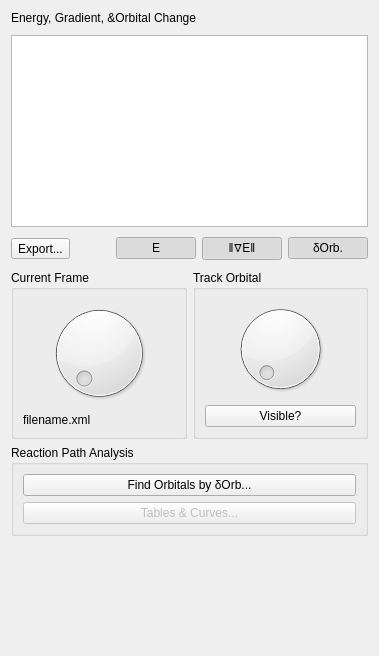
           <widget class="QWidget" name="tab_Frames">
            <property name="sizePolicy">
             <sizepolicy hsizetype="Expanding" vsizetype="Expanding">
              <horstretch>0</horstretch>
              <verstretch>0</verstretch>
             </sizepolicy>
            </property>
            <attribute name="title">
             <string>Frames</string>
            </attribute>
            <layout class="QGridLayout" name="gridLayout_7">
             <item row="0" column="0" colspan="2">
              <widget class="QLabel" name="label_17">
               <property name="sizePolicy">
                <sizepolicy hsizetype="Ignored" vsizetype="Preferred">
                 <horstretch>0</horstretch>
                 <verstretch>0</verstretch>
                </sizepolicy>
               </property>
               <property name="text">
                <string>Energy, Gradient, &amp;Orbital Change</string>
               </property>
              </widget>
             </item>
             <item row="5" column="1" rowspan="2">
              <widget class="QGroupBox" name="groupBox_3">
               <property name="sizePolicy">
                <sizepolicy hsizetype="Ignored" vsizetype="Preferred">
                 <horstretch>0</horstretch>
                 <verstretch>0</verstretch>
                </sizepolicy>
               </property>
               <property name="title">
                <string>Track Orbital</string>
               </property>
               <layout class="QVBoxLayout" name="verticalLayout_8">
                <item>
                 <widget class="QDial" name="dial_OrbitalId">
                  <property name="sizePolicy">
                   <sizepolicy hsizetype="Expanding" vsizetype="MinimumExpanding">
                    <horstretch>0</horstretch>
                    <verstretch>0</verstretch>
                   </sizepolicy>
                  </property>
                  <property name="minimumSize">
                   <size>
                    <width>0</width>
                    <height>90</height>
                   </size>
                  </property>
                 </widget>
                </item>
                <item>
                 <widget class="QPushButton" name="pushButton_ToggleTrackedOrbital">
                  <property name="sizePolicy">
                   <sizepolicy hsizetype="Expanding" vsizetype="Fixed">
                    <horstretch>0</horstretch>
                    <verstretch>0</verstretch>
                   </sizepolicy>
                  </property>
                  <property name="text">
                   <string>Visible?</string>
                  </property>
                  <property name="checkable">
                   <bool>true</bool>
                  </property>
                  <property name="checked">
                   <bool>false</bool>
                  </property>
                 </widget>
                </item>
               </layout>
              </widget>
             </item>
             <item row="5" column="0" rowspan="2">
              <widget class="QGroupBox" name="groupBox_6">
               <property name="sizePolicy">
                <sizepolicy hsizetype="Ignored" vsizetype="Preferred">
                 <horstretch>0</horstretch>
                 <verstretch>0</verstretch>
                </sizepolicy>
               </property>
               <property name="title">
                <string>Current Frame</string>
               </property>
               <layout class="QVBoxLayout" name="verticalLayout_6">
                <item>
                 <widget class="QDial" name="dial_FrameId">
                  <property name="sizePolicy">
                   <sizepolicy hsizetype="Expanding" vsizetype="MinimumExpanding">
                    <horstretch>0</horstretch>
                    <verstretch>0</verstretch>
                   </sizepolicy>
                  </property>
                  <property name="minimumSize">
                   <size>
                    <width>0</width>
                    <height>90</height>
                   </size>
                  </property>
                 </widget>
                </item>
                <item>
                 <widget class="QLabel" name="label_FrameFileName">
                  <property name="sizePolicy">
                   <sizepolicy hsizetype="Ignored" vsizetype="Preferred">
                    <horstretch>0</horstretch>
                    <verstretch>0</verstretch>
                   </sizepolicy>
                  </property>
                  <property name="text">
                   <string>filename.xml</string>
                  </property>
                 </widget>
                </item>
               </layout>
              </widget>
             </item>
             <item row="2" column="0" colspan="2">
              <widget class="QWidget" name="widget_15" native="true">
               <layout class="QGridLayout" name="gridLayout_8">
                <property name="leftMargin">
                 <number>0</number>
                </property>
                <property name="topMargin">
                 <number>4</number>
                </property>
                <property name="rightMargin">
                 <number>0</number>
                </property>
                <property name="bottomMargin">
                 <number>4</number>
                </property>
                <property name="horizontalSpacing">
                 <number>6</number>
                </property>
                <item row="0" column="1" colspan="3">
                 <widget class="FCurveView" name="curveView">
                  <property name="sizePolicy">
                   <sizepolicy hsizetype="Ignored" vsizetype="MinimumExpanding">
                    <horstretch>0</horstretch>
                    <verstretch>0</verstretch>
                   </sizepolicy>
                  </property>
                  <property name="minimumSize">
                   <size>
                    <width>0</width>
                    <height>150</height>
                   </size>
                  </property>
                  <property name="backgroundBrush">
                   <brush brushstyle="SolidPattern">
                    <color alpha="255">
                     <red>36</red>
                     <green>36</green>
                     <blue>36</blue>
                    </color>
                   </brush>
                  </property>
                 </widget>
                </item>
               </layout>
              </widget>
             </item>
             <item row="3" column="0" colspan="2">
              <widget class="QWidget" name="widget_2" native="true">
               <layout class="QGridLayout" name="gridLayout_14">
                <property name="leftMargin">
                 <number>0</number>
                </property>
                <property name="topMargin">
                 <number>0</number>
                </property>
                <property name="rightMargin">
                 <number>0</number>
                </property>
                <property name="bottomMargin">
                 <number>4</number>
                </property>
                <item row="1" column="2">
                 <widget class="QPushButton" name="pushButton_ShowCurveEnergy">
                  <property name="sizePolicy">
                   <sizepolicy hsizetype="Expanding" vsizetype="Fixed">
                    <horstretch>0</horstretch>
                    <verstretch>0</verstretch>
                   </sizepolicy>
                  </property>
                  <property name="text">
                   <string>E</string>
                  </property>
                  <property name="checkable">
                   <bool>true</bool>
                  </property>
                  <property name="checked">
                   <bool>true</bool>
                  </property>
                 </widget>
                </item>
                <item row="1" column="3">
                 <widget class="QPushButton" name="pushButton_ShowCurveGradient">
                  <property name="sizePolicy">
                   <sizepolicy hsizetype="Expanding" vsizetype="Fixed">
                    <horstretch>0</horstretch>
                    <verstretch>0</verstretch>
                   </sizepolicy>
                  </property>
                  <property name="text">
                   <string>‖∇E‖</string>
                  </property>
                  <property name="checkable">
                   <bool>true</bool>
                  </property>
                  <property name="checked">
                   <bool>true</bool>
                  </property>
                 </widget>
                </item>
                <item row="1" column="1">
                 <spacer name="horizontalSpacer_4">
                  <property name="orientation">
                   <enum>Qt::Horizontal</enum>
                  </property>
                  <property name="sizeHint" stdset="0">
                   <size>
                    <width>40</width>
                    <height>20</height>
                   </size>
                  </property>
                 </spacer>
                </item>
                <item row="1" column="4">
                 <widget class="QPushButton" name="pushButton_ShowCurveOrbital">
                  <property name="sizePolicy">
                   <sizepolicy hsizetype="Expanding" vsizetype="Fixed">
                    <horstretch>0</horstretch>
                    <verstretch>0</verstretch>
                   </sizepolicy>
                  </property>
                  <property name="text">
                   <string>δOrb.</string>
                  </property>
                  <property name="checkable">
                   <bool>true</bool>
                  </property>
                  <property name="checked">
                   <bool>true</bool>
                  </property>
                 </widget>
                </item>
                <item row="1" column="0">
                 <widget class="QToolButton" name="toolButton_ExportCurveData">
                  <property name="text">
                   <string>Export...</string>
                  </property>
                 </widget>
                </item>
               </layout>
              </widget>
             </item>
             <item row="9" column="0">
              <spacer name="verticalSpacer_2">
               <property name="orientation">
                <enum>Qt::Vertical</enum>
               </property>
               <property name="sizeHint" stdset="0">
                <size>
                 <width>20</width>
                 <height>109</height>
                </size>
               </property>
              </spacer>
             </item>
             <item row="7" column="0" colspan="2">
              <widget class="QGroupBox" name="groupBox_PathAnalysisControls">
               <property name="title">
                <string>Reaction Path Analysis</string>
               </property>
               <layout class="QVBoxLayout" name="verticalLayout_10">
                <item>
                 <widget class="QPushButton" name="pushButton_FindChangingOrbitals">
                  <property name="text">
                   <string>Find Orbitals by δOrb...</string>
                  </property>
                 </widget>
                </item>
                <item>
                 <widget class="QPushButton" name="pushButton_ShowTablesAndCurvesDialog">
                  <property name="enabled">
                   <bool>false</bool>
                  </property>
                  <property name="text">
                   <string>Tables &amp;&amp; Curves...</string>
                  </property>
                 </widget>
                </item>
               </layout>
              </widget>
             </item>
            </layout>
           </widget>
